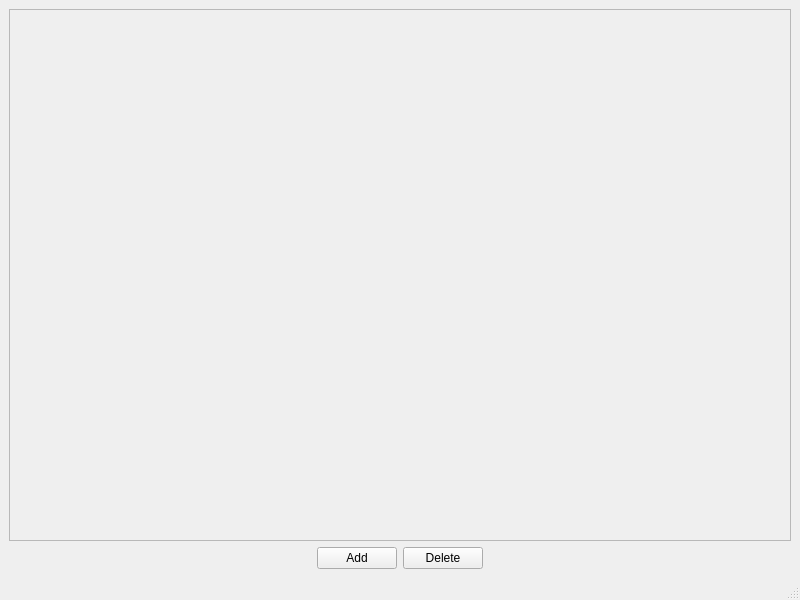
<?xml version="1.0" encoding="UTF-8"?>
<ui version="4.0">
 <class>MainWindow</class>
 <widget class="QMainWindow" name="MainWindow">
  <property name="geometry">
   <rect>
    <x>0</x>
    <y>0</y>
    <width>800</width>
    <height>600</height>
   </rect>
  </property>
  <property name="windowTitle">
   <string>MainWindow</string>
  </property>
  <widget class="QWidget" name="centralwidget">
   <layout class="QGridLayout" name="gridLayout">
    <item row="0" column="0">
     <layout class="QVBoxLayout" name="verticalLayout">
      <item>
       <widget class="QListWidget" name="listWidget">
        <property name="enabled">
         <bool>false</bool>
        </property>
       </widget>
      </item>
      <item>
       <layout class="QHBoxLayout" name="horizontalLayout">
        <item>
         <spacer name="horizontalSpacer">
          <property name="orientation">
           <enum>Qt::Orientation::Horizontal</enum>
          </property>
          <property name="sizeHint" stdset="0">
           <size>
            <width>40</width>
            <height>20</height>
           </size>
          </property>
         </spacer>
        </item>
        <item>
         <widget class="QPushButton" name="AddBtn">
          <property name="text">
           <string>Add</string>
          </property>
         </widget>
        </item>
        <item>
         <widget class="QPushButton" name="deleteBtn">
          <property name="text">
           <string>Delete</string>
          </property>
         </widget>
        </item>
        <item>
         <spacer name="horizontalSpacer_2">
          <property name="orientation">
           <enum>Qt::Orientation::Horizontal</enum>
          </property>
          <property name="sizeHint" stdset="0">
           <size>
            <width>40</width>
            <height>20</height>
           </size>
          </property>
         </spacer>
        </item>
       </layout>
      </item>
     </layout>
    </item>
   </layout>
  </widget>
  <widget class="QMenuBar" name="menubar">
   <property name="geometry">
    <rect>
     <x>0</x>
     <y>0</y>
     <width>800</width>
     <height>21</height>
    </rect>
   </property>
  </widget>
  <widget class="QStatusBar" name="statusbar"/>
 </widget>
 <resources/>
 <connections/>
</ui>
